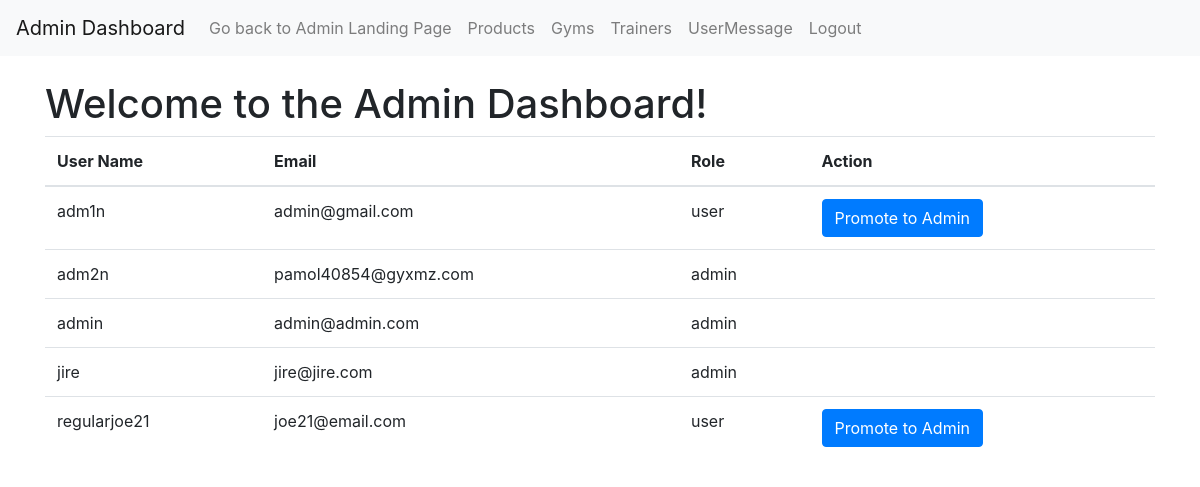
/index.php?controller=admin&action=dashboard (signed in), run on the app's committed database.
### tables this page shows
CREATE TABLE `users` (
  `user_name` varchar(24) NOT NULL,
  `password` varchar(255) NOT NULL,
  `email` varchar(24) NOT NULL,
  `user_group` varchar(24) NOT NULL DEFAULT 'user'
);

### controllers/AdminController.php (called while the page is built, shortened)
<?php
require_once 'models/UserModel.php';
class AdminController {
    private $userModel;
    public function __construct($db) {
        $this->userModel = new UserModel($db);
    }
    public function dashboard() {
        try {
            $users = $this->userModel->getAllUsers();
            include 'views/admin/dashboard.php';
        } catch (PDOException $e) {
            echo 'Error: ' . $e->getMessage();
        }
    }
}
?>

### models/UserModel.php (called while the page is built, shortened)
<?php
class UserModel {
    private $db;
    public function __construct($db) {
        $this->db = $db;
    }
    public function getAllUsers() {
        $query = 'SELECT * FROM users';
        $stmt = $this->db->prepare($query);
        $stmt->execute();
        return $stmt->fetchAll(PDO::FETCH_ASSOC);
    }
}
?>

### views/admin/dashboard.php (the view, shortened to what this page needs)
<!DOCTYPE html>
<html lang="en">
<head>
    <link rel="stylesheet" href="https://stackpath.bootstrapcdn.com/bootstrap/4.3.1/css/bootstrap.min.css">
</head>
<body>
    <nav class="navbar navbar-expand-lg navbar-light bg-light">
        <a class="navbar-brand" href="#">Admin Dashboard</a>
        <div class="collapse navbar-collapse" id="navbarNav">
            <ul class="navbar-nav">
                <li class="nav-item">
                    <a class="nav-link" href="index.php?controller=admin&action=landingPage">Go back to Admin Landing Page</a>
                </li>
                <li class="nav-item">
                    <a class="nav-link" href="index.php?controller=product&action=displayDetails">Products</a>
                </li>
                <li class="nav-item">
                    <a class="nav-link" href="index.php?controller=gym&action=displayDetails">Gyms</a>
                </li>
                <li class="nav-item">
                    <a class="nav-link" href="index.php?controller=trainer&action=displayDetails">Trainers</a>
                </li>
                <li class="nav-item">
                    <a class="nav-link" href="index.php?controller=admin&action=usermessage">UserMessage</a>
                </li>
                <li class="nav-item">
                    <a class="nav-link" href="logout.php">Logout</a>
                </li>
            </ul>
        </div>
    </nav>
    <div class="container mt-4">
        <h1>Welcome to the Admin Dashboard!</h1>
        <table class="table">
            <thead>
                <tr>
                    <th scope="col">User Name</th>
                    <th scope="col">Email</th>
                    <th scope="col">Role</th>
                    <th scope="col">Action</th>
                </tr>
            </thead>
            <tbody>
                <?php foreach ($users as $user): ?>
                    <tr>
                        <td><?php echo $user['user_name']; ?></td>
                        <td><?php echo $user['email']; ?></td>
                        <td><?php echo $user['user_group']; ?></td>
                        <td>
                            <?php if ($user['user_group'] !== 'admin'): ?>
                                <form method="post" action="index.php?controller=admin&action=promoteUser">
                                    <button type="submit" class="btn btn-primary">Promote to Admin</button>
                                </form>
                            <?php endif; ?>
                        </td>
                    </tr>
                <?php endforeach; ?>
            </tbody>
        </table>
    </div>
</body>
</html>

### data on the page
users: user_name "adm1n", email "admin@gmail.com", user_group "user"
users: user_name "adm2n", email "pamol40854@gyxmz.com", user_group "admin"
users: user_name "admin", email "admin@admin.com", user_group "admin"
users: user_name "jire", email "jire@jire.com", user_group "admin"
users: user_name "regularjoe21", email "joe21@email.com", user_group "user"
